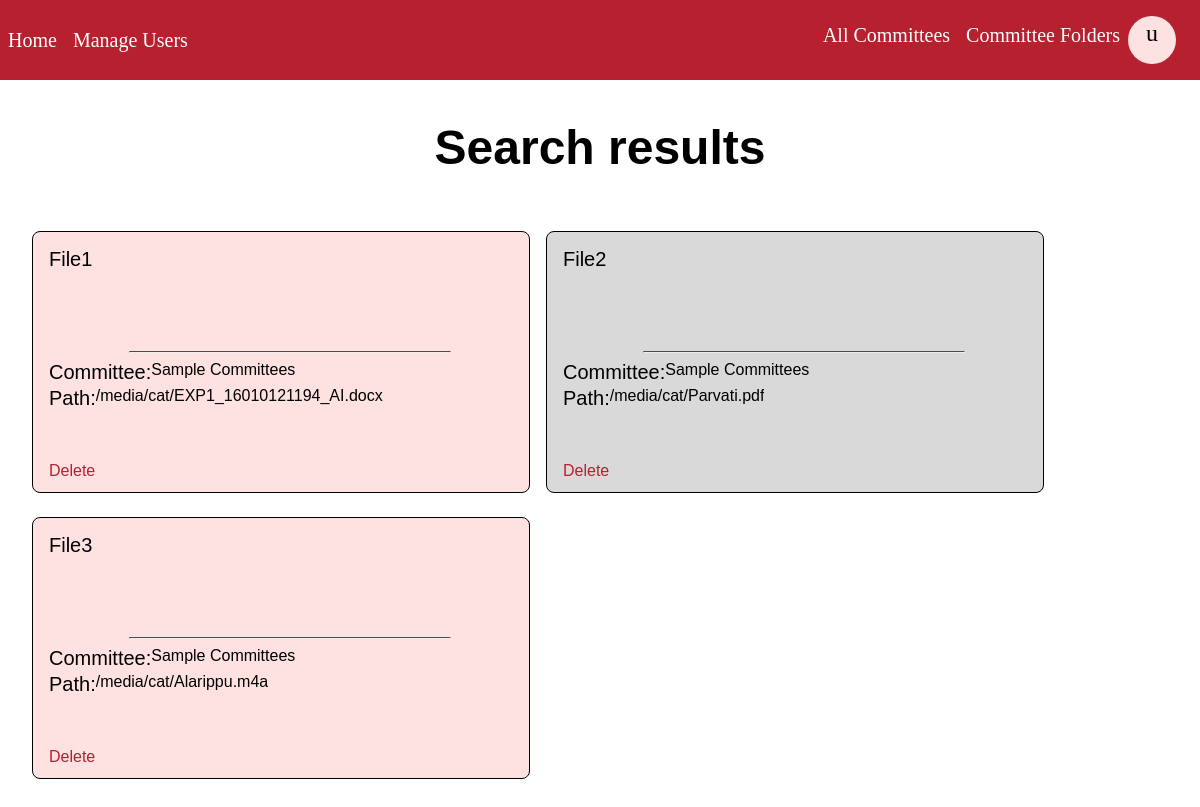
The app's page /searched-files.html/ (signed in), older data.
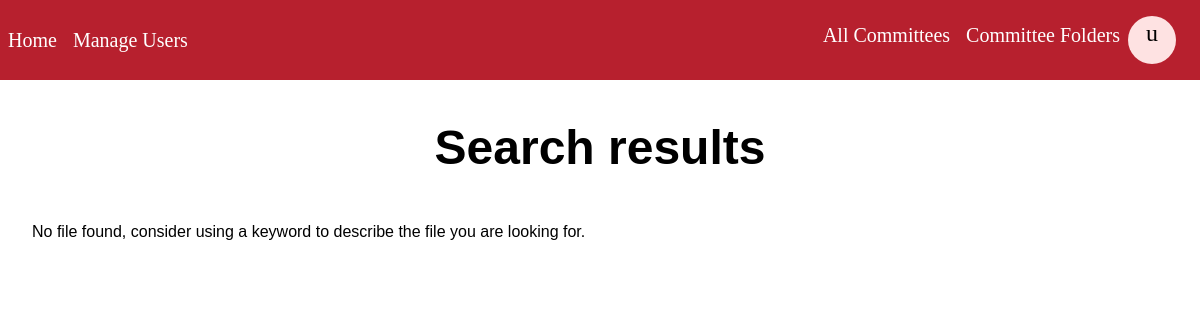
The same page, newer data.
### base/models.py (models this page shows, shortened)
class File(models.Model):
    name = models.CharField(max_length=500,null=False)
    file = models.FileField(max_length=20000,upload_to='cat/')
    keywords = models.TextField(max_length=1000,null=True,blank=True)
    directory = models.CharField(max_length=10000)
    committee = models.ForeignKey(Committees,on_delete=models.CASCADE,null=True,blank=True)

class Committees(models.Model):
    name = models.CharField(max_length = 200)
    description = models.TextField(null = True, blank=True)
    goal = models.TextField(null = True, blank=True)
    objective = models.TextField(null = True, blank=True)
    level = models.CharField(max_length = 200)
    updated = models.DateTimeField(auto_now = True)
    created = models.DateTimeField(auto_now_add = True)
    convener = models.ManyToManyField(User,related_name='convener',null=True,blank=True)
    members = models.ManyToManyField(User,related_name='members',null=True,blank=True)
    staff = models.ManyToManyField(User,related_name='staff',null=True,blank=True)
    def __str__(self):
        return self.name

### base/views.py (the view)
# urls.py: path('searched-files.html/', views.search_files, name = 'search-files'),
@login_required(login_url = 'login')
def search_files(request):
    if request.GET.get('q') != None:
        q = request.GET.get('q')
    else:
        q = ''
    user = request.user
    committees = Committees.objects.filter(members=user) | Committees.objects.filter(convener=user) | Committees.objects.filter(staff=user)
    filtered_files = File.objects.filter(
        (Q(name__icontains = q) | Q(keywords__icontains = q) | Q(committee__name__icontains = q) | Q(file__icontains = q))
    )
    committee_list=[]
    for c in committees:
        committee_list.append(c.name)
    bool_list=[]
    search_file_paths=[]
    for file in filtered_files:
        search_file_paths.append(str(settings.MEDIA_URL) + str(file.file))
        if str(file.committee) in committee_list:
            bool_list.append(True)
        else:
            bool_list.append(False)
    files_context = []
    for i in range(len(filtered_files)):
        files_context.append([filtered_files[i],search_file_paths[i],bool_list[i]])
    context={
        'committees':committee_list,
        'files_context':files_context,
        'search_files':filtered_files,
        'search_file_paths':search_file_paths,
    }
    return render(request,'base/searched-files.html',context)

### base/templates/base/searched-files.html (shortened to what this page needs)
{% extends 'main.html' %}
{% load static %}
{% block content %}
<div class = "content">
  <head>
</head>
<h1 style = "font-size: 6vh; text-align: center; margin-top: 15vh;">Search results</h1>
<div class="file_display">
  {% if files_context %}
      {% for f in files_context %}
          <div class="file_card">
              <a class="name_file" href="{{ f.1 }}">{{ f.0.name }}</a>
              <hr style="border-top: 0.2vh solid #4d4c4c; width: 40vh; margin-left: 10vh; margin-top: 2vh;">
              <div class="card_content">
                  <div class="location">
                      <label style="font-size: 2.5vh;">Committee:</label>
                      <p class="path">{{ f.0.committee }}</p>
                  </div>
                  <div class="location">
                      <label style="font-size: 2.5vh;">Path:</label>
                      <p class="path">{{ f.1 }}</p>
                  </div>
              </div>
              {% if f.2 %}
                  <a class="delete_file" href="{% url 'deletefile' f.0.id|urlencode %}">Delete</a>
              {% endif %}
          </div>
          <br>
      {% endfor %}
  {% else %}
      <p>No file found, consider using a keyword to describe the file you are looking for.</p>
  {% endif %}
</div>
{% endblock content %}

Row changes from the older to the newer data that the page shows:
removed File: name "File1", committee.name "Sample Committees", f "/media/cat/EXP1_16010121194_AI.docx"
removed File: name "File2", committee.name "Sample Committees", f "/media/cat/Parvati.pdf"
removed File: name "File3", committee.name "Sample Committees", f "/media/cat/Alarippu.m4a"
Text that changed along with them:
text now shown: "No file found, consider using a keyword to describe the file you are looking for."
